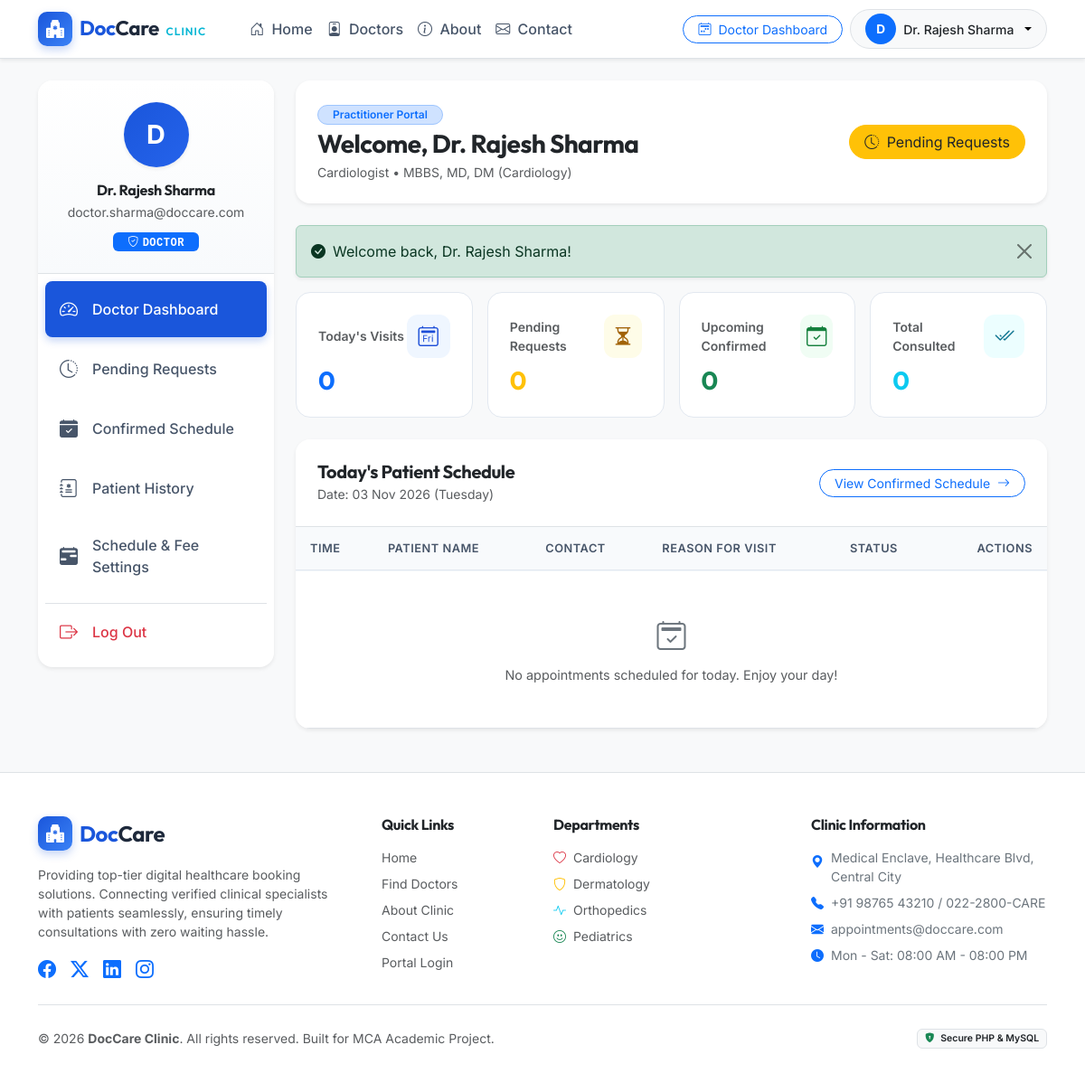
The app's page /doctor/index.php (signed in) with its own data.
### tables this page shows
CREATE TABLE `doctors` (
  `id` INT AUTO_INCREMENT PRIMARY KEY,
  `user_id` INT NOT NULL UNIQUE,
  `specialization` VARCHAR(100) NOT NULL,
  `qualification` VARCHAR(100) NOT NULL,
  `consultation_fee` DECIMAL(10,2) NOT NULL DEFAULT 500.00,
  `available_days` VARCHAR(255) NOT NULL DEFAULT 'Monday,Tuesday,Wednesday,Thursday,Friday',
  `start_time` TIME NOT NULL DEFAULT '09:00:00',
  `end_time` TIME NOT NULL DEFAULT '17:00:00',
  `slot_duration` INT NOT NULL DEFAULT 30,  
  `status` ENUM('active', 'inactive') NOT NULL DEFAULT 'active',
  `bio` TEXT NULL,
  CONSTRAINT `fk_doctors_user` FOREIGN KEY (`user_id`) REFERENCES `users` (`id`) ON DELETE CASCADE
);

### includes/auth.php (called while the page is built, shortened)
<?php
function is_logged_in() {
    return !empty($_SESSION['user_id']) && !empty($_SESSION['user_role']);
}
function get_logged_in_user() {
    return [
        'id'        => $_SESSION['user_id'],
        'name'      => $_SESSION['user_name'] ?? '',
        'email'     => $_SESSION['user_email'] ?? '',
        'role'      => $_SESSION['user_role'] ?? '',
        'phone'     => $_SESSION['user_phone'] ?? '',
        'doctor_id' => $_SESSION['doctor_id'] ?? null
    ];
}

### doctor/index.php (the view, shortened to what this page needs)
<?php
require_once __DIR__ . '/../includes/auth.php';
require_once __DIR__ . '/../includes/functions.php';
$user = get_logged_in_user();
$pdo = get_db_connection();
$stmtDoc = $pdo->prepare("SELECT * FROM doctors WHERE user_id = ? LIMIT 1");
$stmtDoc->execute([$user['id']]);
$doctor = $stmtDoc->fetch();
$doctorId = $doctor['id'];
$stmtStats = $pdo->prepare("
    SELECT
        SUM(CASE WHEN appointment_date = CURDATE() AND status IN ('Confirmed', 'Pending') THEN 1 ELSE 0 END) as today_count,
        SUM(CASE WHEN status = 'Pending' THEN 1 ELSE 0 END) as pending_count,
        SUM(CASE WHEN status = 'Confirmed' AND appointment_date >= CURDATE() THEN 1 ELSE 0 END) as upcoming_count,
        SUM(CASE WHEN status = 'Completed' THEN 1 ELSE 0 END) as completed_count
    FROM appointments
    WHERE doctor_id = ?
");
$stmtStats->execute([$doctorId]);
$stats = $stmtStats->fetch() ?: ['today_count' => 0, 'pending_count' => 0, 'upcoming_count' => 0, 'completed_count' => 0];
$stmtToday = $pdo->prepare("
    SELECT a.*, u.name as patient_name, u.email as patient_email, u.phone as patient_phone
    FROM appointments a
    JOIN users u ON a.patient_id = u.id
    WHERE a.doctor_id = ? AND a.appointment_date = CURDATE()
    ORDER BY a.appointment_time ASC
");
$stmtToday->execute([$doctorId]);
$todayAppointments = $stmtToday->fetchAll();
require_once __DIR__ . '/../includes/header.php';
require_once __DIR__ . '/../includes/navbar.php';
?>
<div class="container py-4">
    <div class="row g-4">
        <div class="col-lg-3 col-md-4">
            <?php require_once __DIR__ . '/../includes/sidebar.php'; ?>
        </div>
        <div class="col-lg-9 col-md-8">
            <div class="card border-0 shadow-sm rounded-4 mb-4 bg-white">
                <div class="card-body p-4 d-flex flex-column flex-md-row justify-content-between align-items-md-center gap-3">
                    <div>
                        <span class="badge bg-primary-subtle text-primary border border-primary-subtle px-3 py-1 rounded-pill mb-1">
                            Practitioner Portal
                        </span>
                        <h3 class="fw-bold text-dark mb-1">Welcome, <?php echo e($user['name']); ?></h3>
                        <p class="text-muted small mb-0"><?php echo e($doctor['specialization']); ?> &bull; <?php echo e($doctor['qualification']); ?></p>
                    </div>
                    <div>
                        <a href="<?php echo BASE_URL; ?>/doctor/pending-requests.php" class="btn btn-warning text-dark rounded-pill px-3 position-relative">
                            <i class="bi bi-clock-history me-1"></i> Pending Requests
                        </a>
                    </div>
                </div>
            </div>
            <?php echo display_flash(); ?>
            <div class="row g-3 mb-4">
                <div class="col-md-3 col-6">
                    <div class="stat-card">
                        <div class="d-flex align-items-center justify-content-between mb-2">
                            <span class="text-muted small fw-semibold">Today's Visits</span>
                            <div class="stat-icon primary"><i class="bi bi-calendar2-day"></i></div>
                        </div>
                        <h3 class="fw-bold mb-0 text-primary"><?php echo (int)$stats['today_count']; ?></h3>
                    </div>
                </div>
                <div class="col-md-3 col-6">
                    <div class="stat-card">
                        <div class="d-flex align-items-center justify-content-between mb-2">
                            <span class="text-muted small fw-semibold">Pending Requests</span>
                            <div class="stat-icon warning"><i class="bi bi-hourglass-split"></i></div>
                        </div>
                        <h3 class="fw-bold mb-0 text-warning"><?php echo (int)$stats['pending_count']; ?></h3>
                    </div>
                </div>
                <div class="col-md-3 col-6">
                    <div class="stat-card">
                        <div class="d-flex align-items-center justify-content-between mb-2">
                            <span class="text-muted small fw-semibold">Upcoming Confirmed</span>
                            <div class="stat-icon success"><i class="bi bi-calendar-check"></i></div>
                        </div>
                        <h3 class="fw-bold mb-0 text-success"><?php echo (int)$stats['upcoming_count']; ?></h3>
                    </div>
                </div>
                <div class="col-md-3 col-6">
                    <div class="stat-card">
                        <div class="d-flex align-items-center justify-content-between mb-2">
                            <span class="text-muted small fw-semibold">Total Consulted</span>
                            <div class="stat-icon info"><i class="bi bi-check2-all"></i></div>
                        </div>
                        <h3 class="fw-bold mb-0 text-info"><?php echo (int)$stats['completed_count']; ?></h3>
                    </div>
                </div>
            </div>
            <div class="card border-0 shadow-sm rounded-4 bg-white overflow-hidden mb-4">
                <div class="card-header bg-white border-bottom p-4 d-flex justify-content-between align-items-center">
                    <div>
                        <h5 class="fw-bold text-dark mb-0">Today's Patient Schedule</h5>
                        <span class="text-muted small">Date: <?php echo date('d M Y (l)'); ?></span>
                    </div>
                    <a href="<?php echo BASE_URL; ?>/doctor/appointments.php" class="btn btn-outline-primary btn-sm rounded-pill px-3">
                        View Confirmed Schedule <i class="bi bi-arrow-right ms-1"></i>
                    </a>
                </div>
                <div class="table-responsive">
                    <table class="table table-custom table-hover align-middle mb-0">
                        <thead>
                            <tr>
                                <th>Time</th>
                                <th>Patient Name</th>
                                <th>Contact</th>
                                <th>Reason for Visit</th>
                                <th>Status</th>
                                <th class="text-end">Actions</th>
                            </tr>
                        </thead>
                        <tbody>
                            <?php if (empty($todayAppointments)): ?>
                                <tr>
                                    <td colspan="6" class="text-center py-5 text-muted">
                                        <i class="bi bi-calendar2-check fs-2 d-block mb-2 text-secondary"></i>
                                        No appointments scheduled for today. Enjoy your day!
                                    </td>
                                </tr>
                            <?php endif; ?>
                        </tbody>
                    </table>
                </div>
            </div>
        </div>
    </div>
</div>
<?php require_once __DIR__ . '/../includes/footer.php'; ?>

### assets/css/style.css (style rules this page uses)
:root { --doc-primary: #1a56db; --doc-primary-hover: #1342a8; --doc-primary-light: #ebf5ff; --doc-secondary: #0e9f6e; --doc-accent: #06b6d4; --doc-dark: #1e293b; --doc-muted: #64748b; --doc-border: #e2e8f0; --doc-bg-soft: #f8fafc; --doc-card-shadow: 0 4px 6px -1px rgba(0, 0, 0, 0.05), 0 2px 4px -2px rgba(0, 0, 0, 0.05); --doc-card-shadow-hover: 0 10px 15px -3px rgba(26, 86, 219, 0.1), 0 4px 6px -4px rgba(26, 86, 219, 0.1); }
body { font-family: 'Inter', -apple-system, BlinkMacSystemFont, "Segoe UI", Roboto, sans-serif; color: var(--doc-dark); background-color: var(--doc-bg-soft); min-height: 100vh; display: flex; flex-direction: column; }
h1, h2, h3, h4, h5, h6, .brand-text { font-family: 'Outfit', 'Inter', sans-serif; letter-spacing: -0.02em; }
.stat-card { border-radius: 1rem; border: 1px solid var(--doc-border); background: #ffffff; padding: 1.5rem; transition: transform 0.2s ease, box-shadow 0.2s ease; }
.stat-icon { width: 48px; height: 48px; border-radius: 12px; display: flex; align-items: center; justify-content: center; font-size: 1.4rem; }
.stat-icon.primary { background: #eff6ff; color: #1d4ed8; }
.stat-icon.success { background: #f0fdf4; color: #15803d; }
.stat-icon.warning { background: #fefce8; color: #a16207; }
.stat-icon.info { background: #ecfeff; color: #0e7490; }
.table-custom { border-collapse: separate; border-spacing: 0; }
.table-custom thead th { background-color: #f8fafc; color: #475569; font-weight: 600; font-size: 0.8rem; text-transform: uppercase; letter-spacing: 0.5px; border-top: 0; border-bottom: 1.5px solid var(--doc-border); padding: 0.85rem 1rem; }
.table-custom tbody td { padding: 1rem; vertical-align: middle; border-top: 1px solid #f1f5f9; font-size: 0.9rem; }
.badge { font-weight: 600; padding: 0.45em 0.75em; border-radius: 6px; }

### records on screen
doctors: specialization "Cardiologist", qualification "MBBS, MD, DM (Cardiology)"

### other values on screen
substr($currentUser['name'], 0, 1) "D"
$currentUser['name'] "Dr. Rajesh Sharma"
substr($user['name'], 0, 1) "D"
$user['name'] "Dr. Rajesh Sharma"
$user['email'] "doctor.sharma@doccare.com"
$role "DOCTOR"
$msg['message'] "Welcome back, Dr. Rajesh Sharma!"
$stats['today_count'] "0"
$stats['pending_count'] "0"
$stats['upcoming_count'] "0"
$stats['completed_count'] "0"
